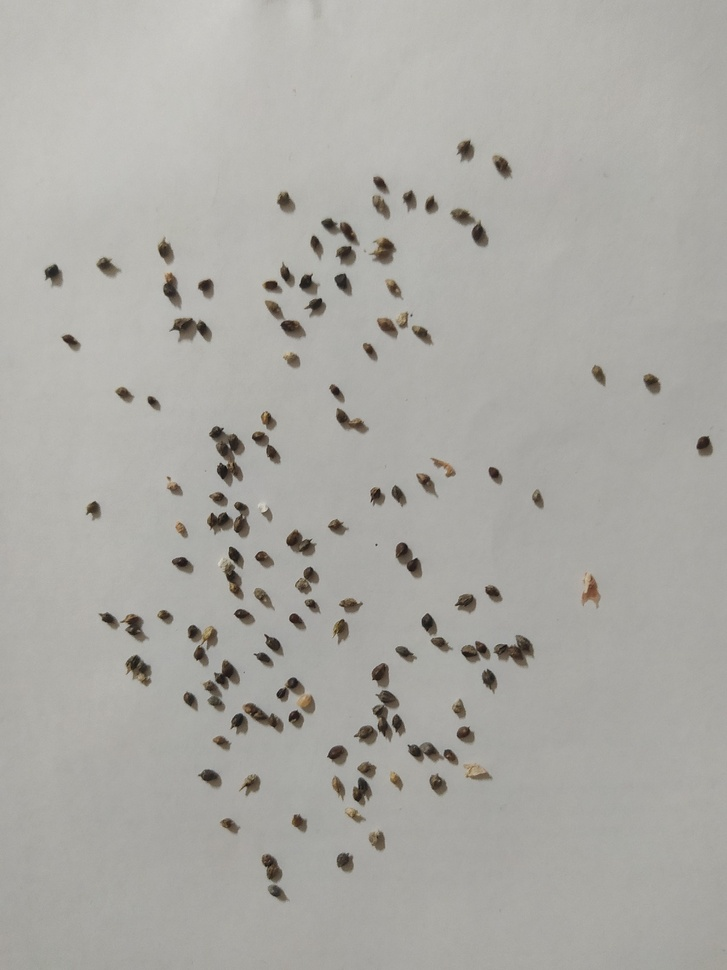
#> input picture example/ambrosia_seeds.jpg, 727 x 970 px, shrunk from 1200 x 1600 before the run
$ python ambrosia.py --file example/ambrosia_seeds.jpg   (older library calls are emulated)
#> lines starting #> are read from the running program, lines starting #| are printed output that depends on the picture; after the words box and inside, x2 and y2 are one past the last pixel; in counts of white or black regions, pixels touching at a corner belong together
### watershed.py
"""Picture processing"""
from skimage import segmentation
from skimage import io
from skimage import measure
from skimage.feature import corner_peaks
from scipy import ndimage
import numpy as np
import imutils
import cv2 as cv


class Sample:
    """Stores and processes the seeds photo"""
    def __init__(self, path):
        self.image = io.imread(path)
        self.gray = self.__make_grayscale()
        self.thresh = self.__make_thresholds()

    @staticmethod
    def __correct_img(img, alpha=2, gamma=-80):
        """improves brightness and contrast"""
        bc = cv.addWeighted(img, alpha, img, 0, gamma)
        return bc

    def __make_grayscale(self):
        shifted = cv.pyrMeanShiftFiltering(self.image, 21, 51)
        corrected = self.__correct_img(shifted)
        gray = cv.cvtColor(corrected, cv.COLOR_BGR2GRAY)
        return cv.medianBlur(gray, 5)

    def __make_thresholds(self):
        thresh = cv.threshold(self.gray, 0, 255, cv.THRESH_BINARY_INV+cv.THRESH_OTSU, 11)[1]
        return thresh

    def __watershed(self):
        """Watershed algorythm implementation for seeds count"""
        d = ndimage.distance_transform_edt(self.thresh)
        local_max = corner_peaks(d, indices=False, min_distance=12, labels=self.thresh)
        markers = ndimage.label(local_max, structure=np.ones((3, 3)))[0]
        labels = segmentation.watershed(-d, markers, mask=self.thresh)
        unique_labels = np.unique(labels)
        return labels, unique_labels

    @staticmethod
    def __is_close(labels, unique_labels):
        """Check, if area of segment is close enough to median area. Returns list of labels for big enough segments."""
        areas = np.array([(i.label, i.area) for i in measure.regionprops(labels)])
        median = np.median(np.array([i[1] for i in areas]))
        low = median // 1.5
        high = median * 1.5
        labels_true = []
        for i in areas:
            if i[1] > high:
                n_seeds = round(i[1] / median)
                for j in range(n_seeds):
                    labels_true.append(unique_labels[int(i[0])])
            if i[1] > low:
                labels_true.append(unique_labels[int(i[0])])
        return labels_true

    def __put_labels(self, labels, labels_true):
        """returns the labeled image"""
        img = self.image[:]
        for label in labels_true:
            # 0 for background
            if label == 0:
                continue
            # otherwise, allocate memory for the label region and draw it on the mask
            mask = np.zeros(self.gray.shape, dtype="uint8")
            mask[labels == label] = 255
            # detect contours in the mask and grab the largest one
            contours = cv.findContours(mask.copy(), cv.RETR_EXTERNAL, cv.CHAIN_APPROX_SIMPLE)
            contours = imutils.grab_contours(contours)
            c = max(contours, key=cv.contourArea)
            # draw a circle enclosing the object
            ((x, y), r) = cv.minEnclosingCircle(c)
            # cv.circle(img, (int(x), int(y)), int(r), (0, 255, 0), 1)
            cv.putText(img, "{}".format(label), (int(x) - 10, int(y)),
                       cv.FONT_HERSHEY_SIMPLEX, 1, (0, 0, 255), 2)
        return segmentation.mark_boundaries(img, labels, color=(1, 0, 0))

    def count(self):
        """count and label the ambrosia seeds"""
        labels, unique_labels = self.__watershed()
        labels_true = self.__is_close(labels, unique_labels)
        print(f"[INFO] {len(labels_true) - 1} seeds found by watershed algorythm")
        labeled_img = self.__put_labels(labels, labels_true)
        return labeled_img, len(labels_true) - 1

### visualisation.py
"""Data visualization"""
from matplotlib import pyplot as plt


class Visualization:
    """Shows interactive plots with counter"""
    def __init__(self, img, num):
        plt.ion()
        self.img = img
        self.num = num

    def show(self):
        fig, ax = plt.subplots()
        ax.imshow(self.img)
        plt.title(label=f"Number of seeds: {self.num}")

        # [9 lines left out: function onclick, not called in this run]

        fig.canvas.mpl_connect('button_press_event', onclick)
        plt.show(block=True)
        plt.close('all')
        print(f"[INFO] {self.num} seeds found by watershed algorythm with manual correction")

### ambrosia.py
"""Entry point"""

from watershed import Sample
from visualisation import Visualization
import argparse


def main():
    parser = argparse.ArgumentParser(description='Calculate the ambrosia seeds on photo. '
                                                 'Double right click to exclude, '
                                                 'and double left click to add seed',
                                     formatter_class=argparse.ArgumentDefaultsHelpFormatter)
    parser.add_argument("-f", "--file", help="add file")
    args = parser.parse_args()
    path = args.file
    seeds = Sample(path)
#> in __init__, self.image is the input picture: shape (970, 727, 3); mean R, G, B 171.1, 169.7, 164.8
#> in __make_grayscale, `gray = cv.cvtColor(corrected, cv.COLOR_BGR2GRAY)`:
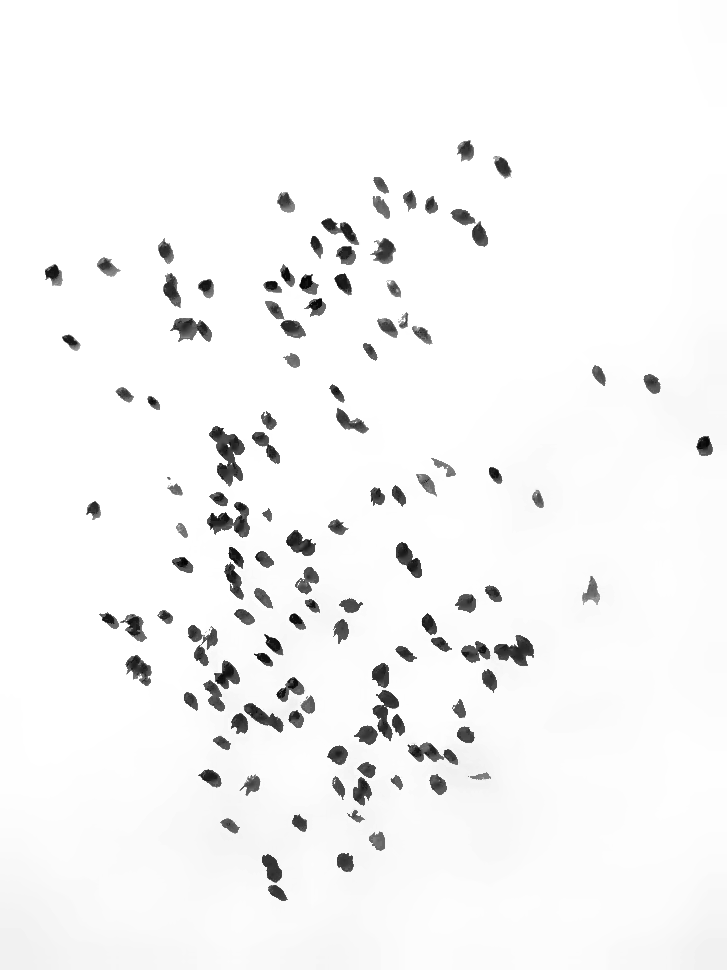
#> gray: shape (970, 727); min 1, max 255, mean 245.4
#> in __make_thresholds, `thresh = cv.threshold(self.gray, 0, 255, cv.THRESH_BINARY_INV+cv.THRES..`:
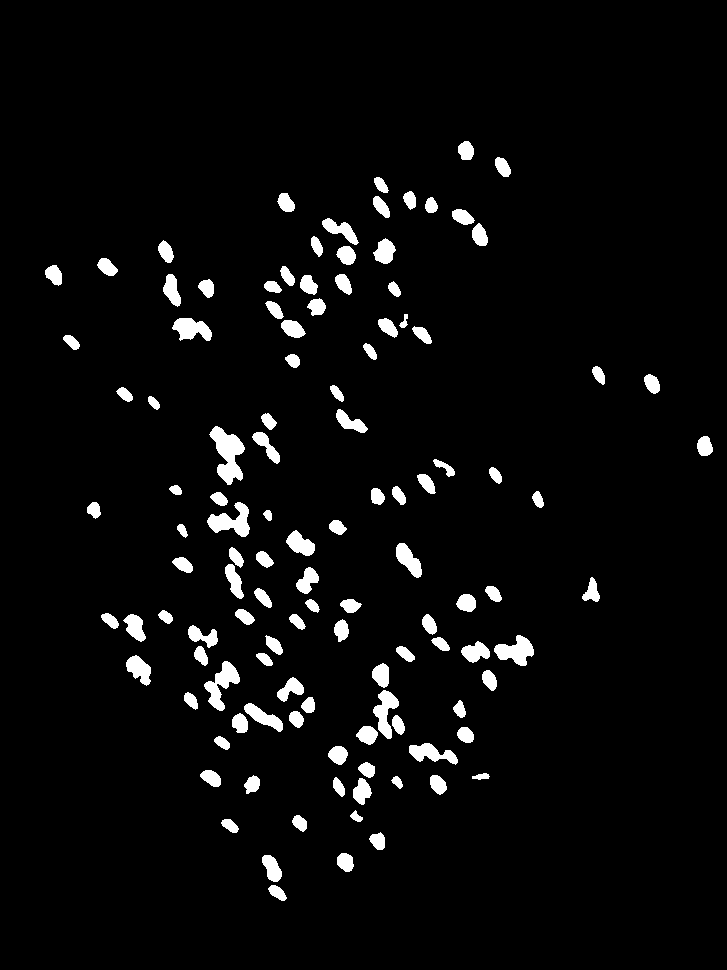
#> thresh: shape (970, 727); 4.2% white; 117 white regions, largest, box (x1, y1, x2, y2) and area: (209, 426, 245, 485) 1112, (207, 502, 250, 537) 775, (204, 661, 240, 711) 769
    Visualization(*seeds.count()).show()
#> in __watershed, `local_max = corner_peaks(d, indices=False, min_distance=12, labels=sel..`:
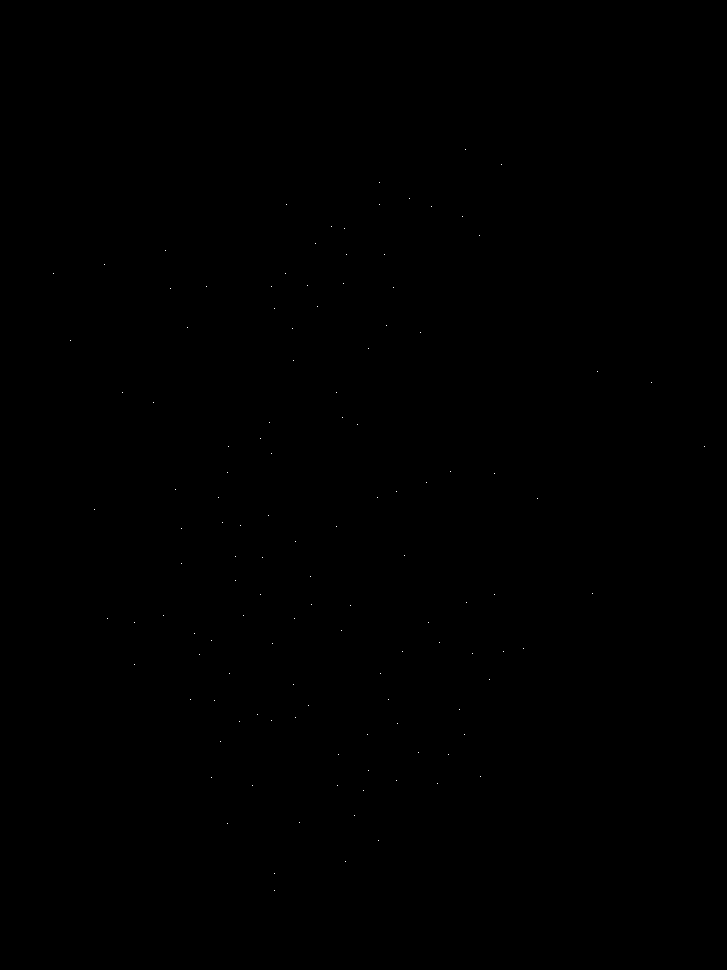
#> local_max: shape (970, 727) bool; 0.02% white in thin lines or dots, all inside (x1, y1, x2, y2) = (53, 149, 705, 891)
#> in __watershed, `markers = ndimage.label(local_max, structure=np.ones((3, 3)))[0]`: markers: shape (970, 727) int32; 126 distinct labels, from 0 to 125
#> in __watershed, `labels = segmentation.watershed(-d, markers, mask=self.thresh)`:
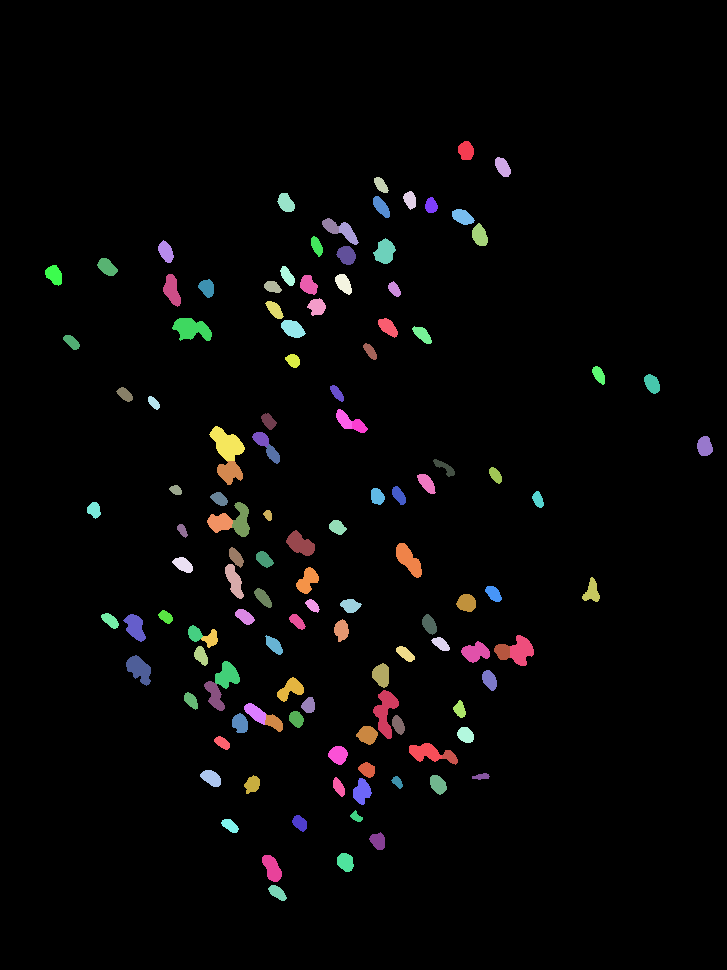
#> labels: shape (970, 727) int32; 126 distinct labels, from 0 to 125; one colour per label, 0 black
#> in __watershed, `unique_labels = np.unique(labels)`: unique_labels = 126 values from 0 to 125
#> in __is_close, `areas = np.array([(i.label, i.area) for i in measure.regionprops(label..`: areas = 125 pairs, first value 1 to 125, second value 71 to 704
#> in __is_close, `median = np.median(np.array([i[1] for i in areas]))`: median = 206
#> in __is_close, `low = median // 1.5`: low = 137
#> in __is_close, `high = median * 1.5`: high = 309
#> the loop in __is_close, `for i in areas:` made 125 passes
#> (i, n_seeds) on passes 15, 24, 28, 29, 43, 47, 57, 58: ([15, 387], 2), ([24, 365], 2), ([28, 606], 3), ([29, 311], 2), ([43, 704], 3), ([47, 408], 2), ([57, 362], 2), ([58, 413], 2)
#> n_seeds on passes 61, 62, 66, 67, 78, 85: 2, 2, 2, 2, 2, 2
#> after the loop in __is_close, `for i in areas:`: labels_true = 163 values from 1 to 125
#| [INFO] 162 seeds found by watershed algorythm
#> the loop in __put_labels, `for label in labels_true:` made 163 passes
#> (label, x, y, r) on passes 17 to 19: (15, 384.5, 250.6, 12.63), (16, 107.3, 266.6, 10.64), (17, 54.08, 275.3, 10.52)
#> after the loop in __put_labels, `for label in labels_true:`:
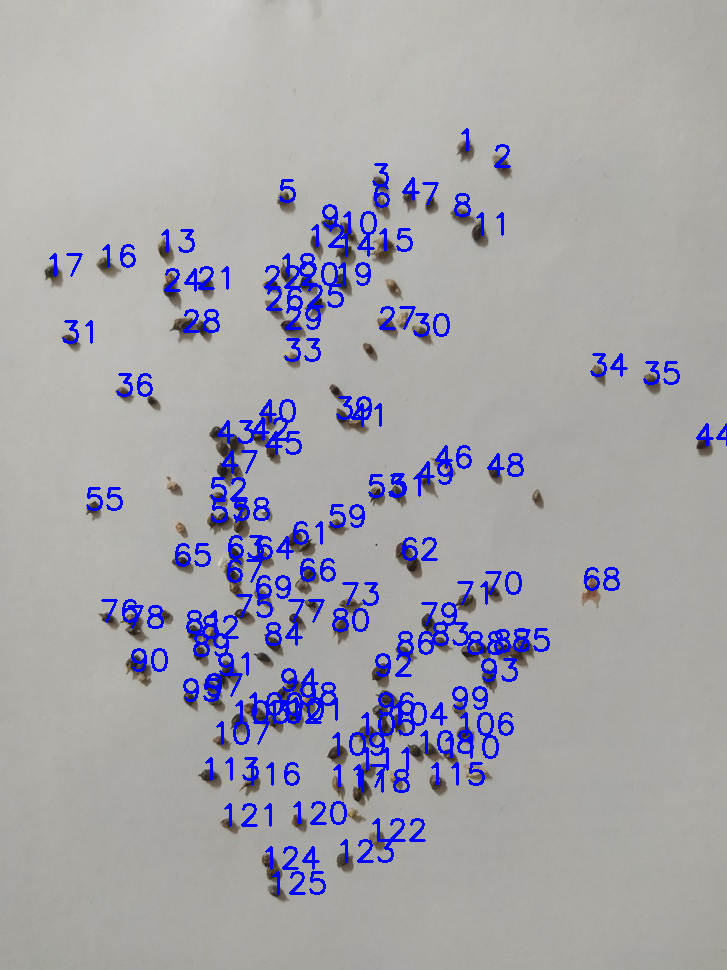
#> img: shape (970, 727, 3); 4.78% of pixels changed, all inside (x1, y1, x2, y2) = (49, 128, 727, 895)
#> after the loop in __put_labels, `for label in labels_true:`: mask: shape (970, 727); 0.03% white; 1 white region, box (x1, y1, x2, y2) and area: (268, 885, 287, 901) 180
#> in __put_labels, `return segmentation.mark_boundaries(img, labels, color=(1, 0, 0))`:
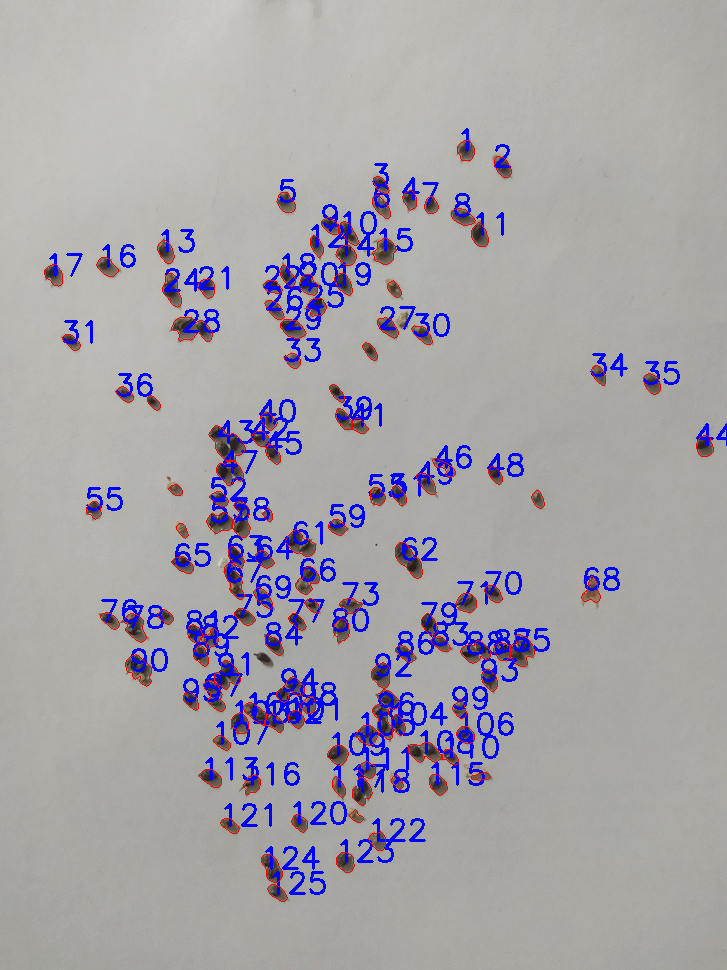
#> returned value: shape (970, 727, 3) float64; mean of channels 0, 1, 2 0.648, 0.634, 0.662; drawn as R, G, B


if __name__ == '__main__':
    main()
